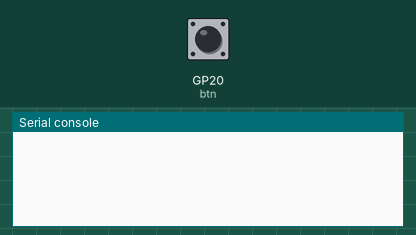
Bench run of a program on a simulated Raspberry Pi Pico running CircuitPython. On the bench: the last lines printed to the serial console. Inputs (shaded band) come from the test bench; at power-on: GP20 (btn) HIGH.

Above: at 1.2 s.
1.3 s: GP20 (btn) pulled LOW for 0.15 s
At 1.43 s:
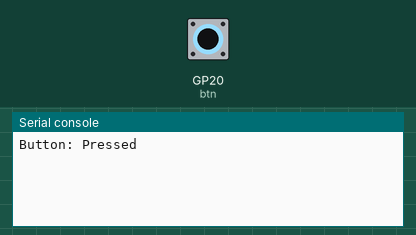
At 2.2 s:
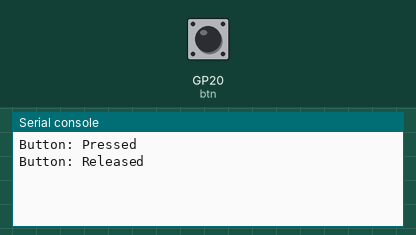

Measured:
- after the input at 1.3 s, the serial console: prints a new line at once (image 1)

The program:

04_rotary_dt_clk_btn.py
```python
# Project: Rotary Encoder Button with Status LED
# Hardware: Raspberry Pi Pico + KY-040 + External LED
#
# Wiring Connections:
# -----------------------------------------------------------
# Device       | Pin Name | Pico Pin (GPIO) | Physical Pin
# -------------|----------|-----------------|----------------
# KY-040       | GND      | GND             | Pin 38
# KY-040       | + (VCC)  | 3V3             | Pin 36
# KY-040       | SW       | GP20            | Pin 26
# KY-040       | DT       | GP19            | Pin 25
# KY-040       | CLK      | GP18            | Pin 24
# -------------|----------|-----------------|----------------
# External LED | Anode(+) | GP21            | Pin 27
# External LED | Cathode(-)| GND            | Any GND
# -----------------------------------------------------------

# clockwise         anti-clockwise
# =============     ==============
# T | CLK | DT      T | CLK | DT
# --|-----|----     --|-----|----
# 0 |  1  | 1       0 |  1  | 1
# 1 |  0  | 1       1 |  1  | 0
# 2 |  0  | 0       2 |  0  | 0
# 3 |  1  | 0       3 |  0  | 1
# 4 |  1  | 1       4 |  1  | 1
#
# when: CLK 1->0
#   DT=0 => anti-clockwise
#   DT=1 => clockwise
#
# when: CLK 0->1
#   DT=0 => clockwise
#   DT=1 => anti-clockwise

import time
import board
from digitalio import DigitalInOut, Direction, Pull

clk_pin = DigitalInOut(board.GP18)
clk_pin.direction = Direction.INPUT
clk_pin.pull = Pull.UP

dt_pin = DigitalInOut(board.GP19)
dt_pin.direction = Direction.INPUT
dt_pin.pull = Pull.UP

btn = DigitalInOut(board.GP20)
btn.direction = Direction.INPUT
btn.pull = Pull.UP

prev_clk_value = clk_pin.value
counter = 0
btn_was_pressed = False

while True:
    curr_clk_value = clk_pin.value
    btn_curr_state = btn.value

    # 1. Rotary Encoder Logic
    if curr_clk_value != prev_clk_value:
        if curr_clk_value == 0:    # CLK 1->0
            if dt_pin.value == 0: # anti-clockwise
                counter -= 1
                dir_label = "<=="
            else:                   # clockwise
                counter += 1
                dir_label = "==>"

            print(dir_label, counter)

        prev_clk_value = curr_clk_value

    # 2. SW Button Logic (Edge Detection)
    # Detect Press (1 -> 0)
    if btn_curr_state == 0 and not btn_was_pressed:
        btn_was_pressed = True
        print("Button: Pressed")

    # Detect Release (0 -> 1)
    elif btn_curr_state == 1 and btn_was_pressed:
        btn_was_pressed = False
        print("Button: Released")

    #time.sleep(0.01)
```
